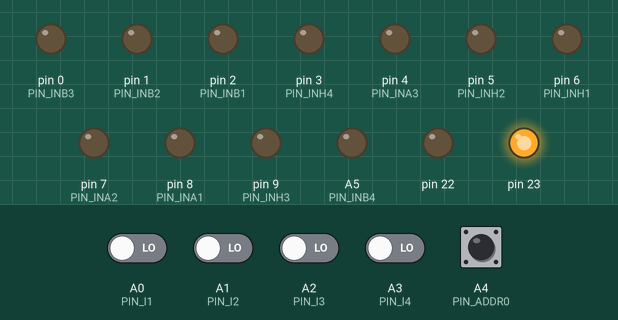
The sketch below on a simulated Arduino Uno, built with avr-gcc and run on an emulated ATmega328P. Shown: output pins drawn as LEDs (lit = HIGH). The inputs (shaded band) are chosen by the test bench; at power-on: A4 (PIN_ADDR0) HIGH, A0 (PIN_I1), A1 (PIN_I2), A2 (PIN_I3), A3 (PIN_I4) LOW.

Above: at 1.2 s.
1.3 s: A4 (PIN_ADDR0) pulled LOW for 0.15 s
At 1.37 s:
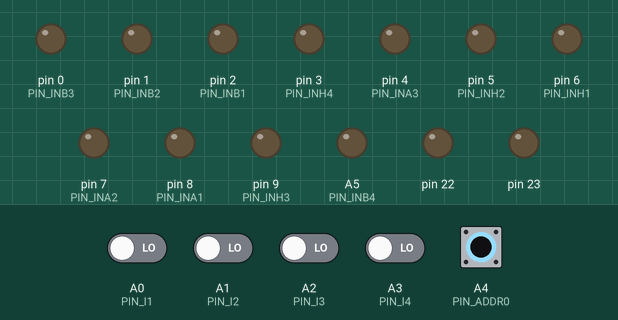
At 2.5 s:
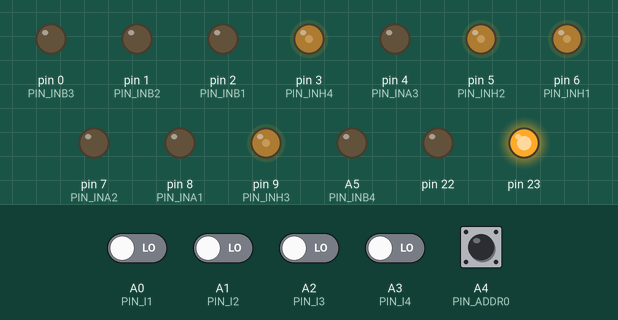
2.9 s: A4 (PIN_ADDR0) pulled LOW for 1 s
At 3.7 s:
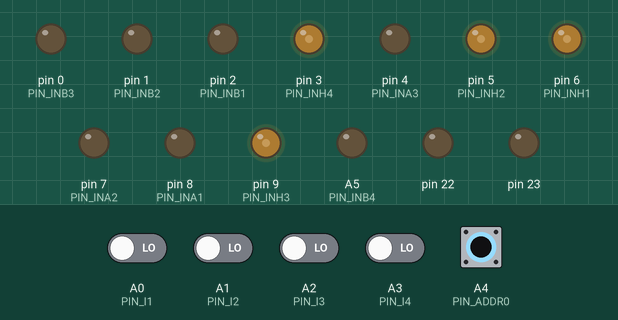
Timing chart, 0 to 5.9 s (numbered marks = the images above; inputs shaded):
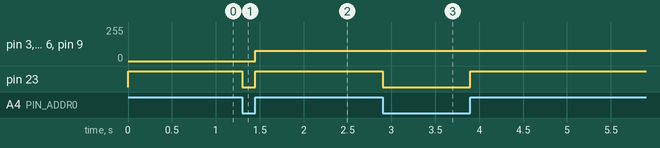

Measured:
- after the input at 1.3 s, pin 3 (PIN_INH4), pin 5 (PIN_INH2), pin 6 (PIN_INH1), pin 9 (PIN_INH3): 0/255 → 77/255 after 0.15 s; pin 23: HIGH → LOW at once, → HIGH 0.15 s later
- after the input at 2.9 s, pin 23: HIGH → LOW at once, → HIGH 1.0 s later

The sketch:

ftRoboExt.ino
```cpp
#include <SPI.h>

#define PIN_I1 A0
#define PIN_I2 A1
#define PIN_I3 A2
#define PIN_I4 A3

#define PIN_INB4 A5
#define PIN_INB3 0
#define PIN_INB2 1
#define PIN_INB1 2
#define PIN_INH4 3
#define PIN_INA3 4
#define PIN_INH2 5
#define PIN_INH1 6
#define PIN_INA2 7
//#define PIN_INA4 //PB6, which is not accessible from arduino (because it's XTAL1)
#define PIN_INA1 8
#define PIN_INH3 9

#define PIN_ADDR0 A4
#define PIN_ADDR1 10
#define PIN_DATA_IN 11
#define PIN_DATA_OUT 12
#define PIN_DATA_CLOCK 13
//#define PIN_EM_ACK //PB7, s.a

byte bufOut[6] = { 0x00, 0x00, 0x00, 110 /*330/3*/, 0x00, 0x00 };
byte bufIn[6] = { 0x00, 0x00, 0x00, 0x00, 0x00, 0x00 };
volatile byte pos;
byte debugDataOut = 0;
byte pwmLUT[8] = {77, 102, 128, 153, 179, 204, 230, 255}; //This matches the original robo interface, although we use 500Hz instead of 1kHz

#define SECOND_MODULE //if enabled, simulate a second EM for storing data.
/* The second EM is kind of hack purely based on timing because we cannot read
 * ADDR1 due to hardware restrictions (see below). In praxis this seems to work
 * quite well.
 */

void setup() {
  pinMode(PIN_I1, INPUT);
  pinMode(PIN_I2, INPUT);
  pinMode(PIN_I3, INPUT);
  pinMode(PIN_I4, INPUT);

  pinMode(PIN_INA1, OUTPUT);
  pinMode(PIN_INA2, OUTPUT);
  pinMode(PIN_INA3, OUTPUT);
  DDRB |= bit(6); //INA4 is OUTPUT
  pinMode(PIN_INB1, OUTPUT);
  pinMode(PIN_INB2, OUTPUT);
  pinMode(PIN_INB3, OUTPUT);
  pinMode(PIN_INB4, OUTPUT);
  pinMode(PIN_INH1, OUTPUT);
  pinMode(PIN_INH2, OUTPUT);
  pinMode(PIN_INH3, OUTPUT);
  pinMode(PIN_INH4, OUTPUT);

  pinMode(PIN_ADDR0, INPUT_PULLUP);
  //pinMode(PIN_ADDR1, INPUT_PULLUP); //WARNING: This is slave select, it must be low (HW bug!)
  /* I currently dont see a way to fix this in software. The !SS pin must be externally pulled
   * down in slave mode, so we loose this pin completly. In therory it would be enough to pull
   * it down after the address was detected, but we don't have a matching pin for that either.
   * Pulling this in down is easy in hardware, but we'll loose the ability to read ADDR1, and
   * therefore can listen only on one address (or on all even addresses to be more preceise).
   * We just have not enought pins :(
  */
  DDRB |= bit(7); //EM_ACK is OUTPUT

  pinMode(PIN_DATA_IN, INPUT_PULLUP);
  pinMode(PIN_DATA_OUT, OUTPUT);
  pinMode(PIN_DATA_CLOCK, INPUT_PULLUP);
  pos = 0;

  SPI.setDataMode(SPI_MODE3);
  SPI.attachInterrupt();
}

ISR (SPI_STC_vect) //SPI interrupt
{
  //read data from register
  bufIn[pos] = ~SPDR;
  //put next value in the register
  pos++;
  SPDR = ~bufOut[pos];

  digitalWriteEmAck(HIGH);
  delayMicroseconds(2);
  digitalWriteEmAck(LOW);
}

bool first = false;
void loop() {
  //wait for address
  if (first) while (digitalRead(PIN_ADDR0) == HIGH) {}
  else delayMicroseconds(50); //wait until master should have addressed us (this is just a guess!)

  //reset SPI module, just in case (system can hang up on startup otherwise)
  SPCR &= ~bit(SPE);
  SPCR |= bit(SPE);
  pos = 0;

  //read in data
  bufOut[0] = (digitalRead(PIN_I1) << 0) | (digitalRead(PIN_I2) << 1) | (digitalRead(PIN_I3) << 2) | (digitalRead(PIN_I4) << 3) | (debugDataOut & 0xF) << 4;
  //TODO: Analog values

  //put first byte in register
  SPDR = ~bufOut[0];

  delayMicroseconds(100); //700µs delay in original module, not sure if needed
  digitalWriteEmAck(LOW);

  if (first) while (digitalRead(PIN_ADDR0) == LOW) {} //wait for master to release address
  else {
    //wait for 6 bytes or 600µs timeout
    unsigned long start = micros();
    while(pos < 6 && (micros() - start) < 600) {}
  }

  delayMicroseconds(10);
  digitalWriteEmAck(HIGH);

  //process in data
  if (first) {
    digitalWrite(PIN_INA1, (bufIn[1] & bit(0)) != 0);
    digitalWrite(PIN_INB1, (bufIn[1] & bit(1)) != 0);
    digitalWrite(PIN_INA2, (bufIn[1] & bit(2)) != 0);
    digitalWrite(PIN_INB2, (bufIn[1] & bit(3)) != 0);
    digitalWrite(PIN_INA3, (bufIn[1] & bit(4)) != 0);
    digitalWrite(PIN_INB3, (bufIn[1] & bit(5)) != 0);
    digitalWriteInA4((bufIn[1] & bit(6)) != 0);
    digitalWrite(PIN_INB4, (bufIn[1] & bit(7)) != 0);

    //we ignore the even speeds, this will be the same as the odd due to hardware limitations. Maybe we can do some clever tricks to fix that...
    byte speed1 = bufIn[2] & 0x7;
    byte speed3 = ((bufIn[3] & 0x1) << 2) | ((bufIn[2] >> 6) & 0x3); //Yay, bit magic...
    byte speed5 = (bufIn[3] >> 4) & 0x7;
    byte speed7 = (bufIn[4] >> 2) & 0x7;

    analogWrite(PIN_INH1, pwmLUT[speed1]);
    analogWrite(PIN_INH2, pwmLUT[speed3]);
    analogWrite(PIN_INH3, pwmLUT[speed5]);
    analogWrite(PIN_INH4, pwmLUT[speed7]);
  }
  else delay(3); //the master will continue with EM3 so wait here until he gives up. Without this delay we sometimes recv data for EM3 as EM1!
  #ifdef SECOND_MODULE
  first = !first;
  #endif
}

void digitalWriteEmAck(byte val) {
  if (val == LOW)
    PORTB &= ~bit(7);
  else if (val == HIGH)
    PORTB |= bit(7);
}

void digitalWriteInA4(byte val) {
  if (val == LOW)
    PORTB &= ~bit(6);
  else if (val == HIGH)
    PORTB |= bit(6);
}
```
